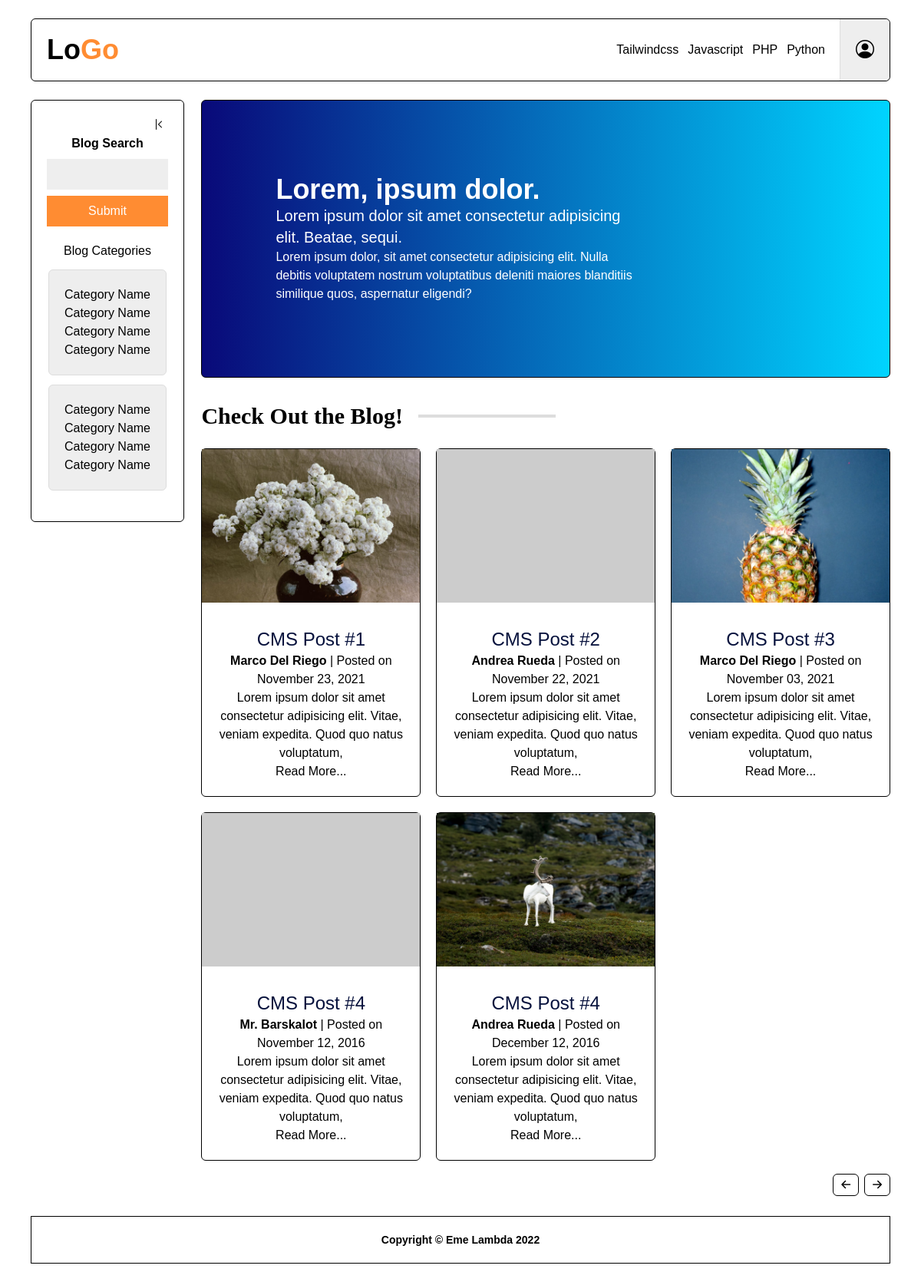
The page / on the database its author committed.
### tables this page shows
CREATE TABLE `categories` (
  `cat_id` int(3) NOT NULL,
  `cat_title` varchar(255) NOT NULL
);

CREATE TABLE `posts` (
  `post_id` int(3) NOT NULL,
  `post_category_id` int(3) NOT NULL,
  `post_title` varchar(255) NOT NULL,
  `post_author` varchar(255) NOT NULL,
  `post_date` date NOT NULL,
  `post_image` text NOT NULL,
  `post_content` text NOT NULL,
  `post_excerpt` text NOT NULL,
  `post_tags` varchar(255) NOT NULL,
  `post_comment_count` int(3) NOT NULL,
  `post_status` varchar(255) NOT NULL DEFAULT 'draft'
);

### includes/blog-post.php (the view, shortened to what this page needs)
<?php
function get_blog_post($postQuery, $postNumber)
{
    $the_title = $postQuery[$postNumber]['post_title'];
    $the_author = $postQuery[$postNumber]['post_author'];
    $the_excerpt = $postQuery[$postNumber]['post_excerpt'];
    if ($postQuery[$postNumber]['post_image']) {
        $the_image_url = "static/images/" . $postQuery[$postNumber]['post_image'];
    } else {
        $the_image_url = "https://via.placeholder.com/300";
    }
    $date = $postQuery[$postNumber]['post_date'];
    $formattedDate = strtotime($date);
    $the_date = date('F d, Y', $formattedDate);
?>
    <div class="post border border-black rounded-md sm:max-w-full mx-auto min-w-[180px] hover:cursor-pointer">
        <img src="<?php echo $the_image_url; ?>" alt="" class="post-image mx-auto mb-3 w-full h-[200px] max-h-[250px] object-cover">
        <div class="post-body text-center p-5">
            <h2 class="post-title text-darkblue no-underline text-2xl"><a href="#"><?php echo $the_title; ?></a></h2>
            <div class="post-metadata flex justify-center">
                <p class="author-and-date"><span class="author font-bold"><?php echo $the_author; ?></span> | <span class="date">Posted on <?php echo $the_date; ?></span></p>
            </div>
            <div class="post-text">
                <p class="text"><?php echo $the_excerpt; ?></p>
                <a href="">Read More...</a>
            </div>
        </div>
    </div>
<?php } ?>

### includes/head.php (shortened to what this page needs)
<?php
function get_head($title)
{ ?>
    <!DOCTYPE html>
    <html lang="en">
    <head>
        <link rel="stylesheet" href="assets/dist/css/index.css">
        <link rel="stylesheet" href="https://cdn.jsdelivr.net/npm/bootstrap-icons@1.9.0/font/bootstrap-icons.css">
    </head>
    <?php } ?>

### index.php
<?php
include "includes/db/mysql/db-connection.php";
include "includes/head.php";
include "includes/navigation.php";
include "includes/footer.php";
include "includes/sidebar.php";
include "includes/blog-entries.php";
?>
<?php get_head("Loth CMS"); ?>
<body class="px-10">
    <?php get_navigation(); ?>
    <div class="app-body flex justify-end lg:justify-between max-w-7xl mx-auto gap-x-[2%]">
        <?php get_sidebar(); ?>
        <main class="lg:mx-auto flex flex-col items-end lg:items-center lg:w-5/6 w-full">
            <section class="hero bg-gradient-to-r from-[#090979] to-[#00d4ff] w-full px-10 py-12 lg:p-24 text-white rounded-md border border-black">
                <div class="hero-text w-full lg:w-4/6">
                    <h1 class="text-4xl font-black">Lorem, ipsum dolor.</h1>
                    <h2 class="text-xl">Lorem ipsum dolor sit amet consectetur adipisicing elit. Beatae, sequi.</h2>
                    <p>Lorem ipsum dolor, sit amet consectetur adipisicing elit. Nulla debitis voluptatem nostrum voluptatibus deleniti maiores blanditiis similique quos, aspernatur eligendi?</p>
                </div>
            </section>
            <section class="pt-8">
                <div class="title mb-6">
                    <h2 class="text-3xl font-serif font-bold after:content-[''] after:block after:bg-darkgray after:h-1 after:w-1/5 flex items-center gap-2 sm:gap-5">Check Out the Blog!</h2>
                </div>
                <?php get_blog_entries(); ?>
            </section>
        </main>
    </div>
    <?php get_footer(); ?>

### includes/navigation.php
<?php
function get_navigation()
{
    global $connection; ?>
    <header class="max-w-7xl mx-auto p-5 border border-black rounded-md my-6 relative">
        <nav class="mx-auto flex justify-between items-center">
            <div class="logo">
                <p class="font-black text-black text-4xl">Lo<span class="text-orange">Go</span></p>
            </div>
            <div class="menu flex justify-between items-center gap-5">
                <ul class="menu-site hidden md:flex justify-center gap-3 mr-16">
                    <?php
                    $query = "SELECT * FROM categories";
                    $select_all_categories_query = mysqli_query($connection, $query);
                    while ($row = mysqli_fetch_assoc($select_all_categories_query)) {
                        $cat_title = $row['cat_title'];
                        echo "<li><a href='#'>{$cat_title}</a></li>";
                    }
                    ?>
                </ul>
                <div class="user text-2xl h-full px-5 bg-softgray absolute right-0 flex items-center rounded-r-md border-l border-darkgray hover:cursor-pointer">
                    <i class="bi bi-person-circle hover:text-orange transition"></i>
                </div>
            </div>
        </nav>
    </header>
<?php } ?>

### includes/sidebar.php (shortened to what this page needs)
<?php
$search_posts_array = array();
function get_sidebar()
{
?>
    <aside class="sidebar min-w-[200px] bg-white hidden lg:flex flex-col w-1/6 absolute lg:static">
        <div class="sidebar-container pt-5 pb-10 px-5 border rounded-md border-black">
            <div class="control-bar">
                <div class="open-icon px-1 float-right hover:cursor-pointer hover:bg-softgray hover:rounded-md">
                    <i class="bi bi-chevron-bar-left"></i>
                </div>
            </div>
            <div class="search-bar w-full text-center flex flex-col gap-2 mb-5">
                <h4 class="font-bold">Blog Search</h4>
                <form action="" method="post">
                    <input name="search" type="text" class="py-2 px-4 bg-softgray text-black w-full mb-2">
                    <button name="submit" class="w-full py-2 px-4 bg-orange text-white hover:bg-[#ff770f] transition ease-in" type="submit">
                        Submit
                    </button>
                </form>
            </div>
            <div class="widget-area-1 w-full">
                <h4 class="text-center mb-3">Blog Categories</h4>
                <div class="flex flex-col items-center gap-y-3">
                    <div class="p-5 bg-softgray border border-darkgray rounded-md">
                        <ul class="">
                            <li><a href="#">Category Name</a>
                            </li>
                            <li><a href="#">Category Name</a>
                            </li>
                            <li><a href="#">Category Name</a>
                            </li>
                            <li><a href="#">Category Name</a>
                            </li>
                        </ul>
                    </div>
                    <div class="p-5 bg-softgray border border-darkgray rounded-md">
                        <ul class="">
                            <li><a href="#">Category Name</a>
                            </li>
                            <li><a href="#">Category Name</a>
                            </li>
                            <li><a href="#">Category Name</a>
                            </li>
                            <li><a href="#">Category Name</a>
                            </li>
                        </ul>
                    </div>
                </div>
            </div>
        </div>
    </aside>
<?php } ?>

### includes/blog-entries.php
<?php
include "blog-post.php";
?>
<?php
$query = "SELECT * FROM posts";
$query_db = mysqli_query($connection, $query);
$posts_array = mysqli_fetch_all($query_db, MYSQLI_ASSOC);
?>
<?php
function get_blog_entries()
{
    global $userSearch;
    global $posts_array;
    global $search_posts_array;
    global $isSubmitted;
    $posts_array_number = count($posts_array);
    $search_posts_array_number = count($search_posts_array);
?>
    <div class="blogposts w-full grid grid-cols-1 sm:grid-cols-2 md:grid-cols-3 gap-5 mb-4">
        <?php
        $post_display_limit = 3;
        if ($search_posts_array or $isSubmitted) {
            if ($search_posts_array_number == 0) {
                echo "<h1>No results found for <span class='text-secondary'>{$userSearch}</span></h1>";
            } else {
                if ($search_posts_array_number < 3) {
                    $post_display_limit = $search_posts_array_number;
                }
                for ($postNumber = 0; $postNumber < $post_display_limit; $postNumber++) {
                    get_blog_post($search_posts_array, $postNumber);
                }
            }
        } else {
            if ($posts_array_number < 10) {
                $post_display_limit = $posts_array_number;
            }
            for ($postNumber = 0; $postNumber < $post_display_limit; $postNumber++) {
                get_blog_post($posts_array, $postNumber);
            }
        }
        ?>
    </div>
    <div class="navigation-buttons float-right text-2xl">
        <a href=""><i class="bi bi-arrow-left-short px-1 border border-black rounded-md hover:bg-orange hover:text-white hover:border-none transition"></i></a>
        <a href=""><i class="bi bi-arrow-right-short px-1 border border-black rounded-md hover:bg-orange hover:text-white hover:border-none transition"></i></a>
    </div>
<?php }
?>

### includes/footer.php (shortened to what this page needs)
<?php
function get_footer()
{ ?>
    <footer class="max-w-7xl mx-auto my-6 p-5 flex justify-center border border-black rounded-m">
        <div class="copyright test-white font-bold text-sm text-center">
            <p>Copyright &copy; Eme Lambda 2022</p>
        </div>
    </footer>
    </body>
    </html>
<?php } ?>

### rows shown on the page
categories: cat_title "Tailwindcss"
categories: cat_title "Javascript"
categories: cat_title "PHP"
categories: cat_title "Python"
posts: post_image (picture), post_title "CMS Post #1", post_author "Marco Del Riego", post_date "November 23, 2021", post_excerpt "Lorem ipsum dolor sit amet consectetur adipisicing elit. Vitae, veniam expedita. Quod quo natus voluptatum,"
posts: post_title "CMS Post #2", post_author "Andrea Rueda", post_date "November 22, 2021", post_excerpt "Lorem ipsum dolor sit amet consectetur adipisicing elit. Vitae, veniam expedita. Quod quo natus voluptatum,"
posts: post_image (picture), post_title "CMS Post #3", post_author "Marco Del Riego", post_date "November 03, 2021", post_excerpt "Lorem ipsum dolor sit amet consectetur adipisicing elit. Vitae, veniam expedita. Quod quo natus voluptatum,"
posts: post_title "CMS Post #4", post_author "Mr. Barskalot", post_date "November 12, 2016", post_excerpt "Lorem ipsum dolor sit amet consectetur adipisicing elit. Vitae, veniam expedita. Quod quo natus voluptatum,"
posts: post_image (picture), post_title "CMS Post #4", post_author "Andrea Rueda", post_date "December 12, 2016", post_excerpt "Lorem ipsum dolor sit amet consectetur adipisicing elit. Vitae, veniam expedita. Quod quo natus voluptatum,"
